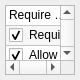
<?xml version="1.0" encoding="UTF-8"?>
<ui version="4.0">
 <class>SettingsWidget</class>
 <widget class="QWidget" name="SettingsWidget">
  <property name="geometry">
   <rect>
    <x>0</x>
    <y>0</y>
    <width>80</width>
    <height>80</height>
   </rect>
  </property>
  <property name="windowTitle">
   <string>Form</string>
  </property>
  <layout class="QGridLayout" name="gridLayout">
   <property name="leftMargin">
    <number>5</number>
   </property>
   <property name="topMargin">
    <number>5</number>
   </property>
   <property name="rightMargin">
    <number>5</number>
   </property>
   <property name="bottomMargin">
    <number>5</number>
   </property>
   <property name="spacing">
    <number>5</number>
   </property>
   <item row="0" column="0">
    <widget class="QTableWidget" name="settingsView">
     <property name="editTriggers">
      <set>QAbstractItemView::NoEditTriggers</set>
     </property>
     <property name="alternatingRowColors">
      <bool>true</bool>
     </property>
     <property name="selectionMode">
      <enum>QAbstractItemView::SingleSelection</enum>
     </property>
     <property name="selectionBehavior">
      <enum>QAbstractItemView::SelectRows</enum>
     </property>
     <property name="verticalScrollMode">
      <enum>QAbstractItemView::ScrollPerPixel</enum>
     </property>
     <property name="horizontalScrollMode">
      <enum>QAbstractItemView::ScrollPerPixel</enum>
     </property>
     <property name="cornerButtonEnabled">
      <bool>false</bool>
     </property>
     <attribute name="horizontalHeaderVisible">
      <bool>false</bool>
     </attribute>
     <attribute name="horizontalHeaderHighlightSections">
      <bool>false</bool>
     </attribute>
     <attribute name="horizontalHeaderStretchLastSection">
      <bool>true</bool>
     </attribute>
     <attribute name="verticalHeaderVisible">
      <bool>false</bool>
     </attribute>
     <attribute name="verticalHeaderDefaultSectionSize">
      <number>20</number>
     </attribute>
     <attribute name="verticalHeaderMinimumSectionSize">
      <number>20</number>
     </attribute>
     <row>
      <property name="text">
       <string>0</string>
      </property>
     </row>
     <row>
      <property name="text">
       <string>1</string>
      </property>
     </row>
     <row>
      <property name="text">
       <string>2</string>
      </property>
     </row>
     <row>
      <property name="text">
       <string>3</string>
      </property>
     </row>
     <row>
      <property name="text">
       <string>4</string>
      </property>
     </row>
     <row>
      <property name="text">
       <string>5</string>
      </property>
     </row>
     <row>
      <property name="text">
       <string>6</string>
      </property>
     </row>
     <row>
      <property name="text">
       <string>7</string>
      </property>
     </row>
     <row>
      <property name="text">
       <string>8</string>
      </property>
     </row>
     <row>
      <property name="text">
       <string>9</string>
      </property>
     </row>
     <row>
      <property name="text">
       <string>10</string>
      </property>
     </row>
     <row>
      <property name="text">
       <string>11</string>
      </property>
     </row>
     <row>
      <property name="text">
       <string>12</string>
      </property>
     </row>
     <row>
      <property name="text">
       <string>13</string>
      </property>
     </row>
     <column>
      <property name="text">
       <string>Options: ( Double-click to enable or disable )</string>
      </property>
     </column>
     <item row="0" column="0">
      <property name="text">
       <string>Require Password</string>
      </property>
      <property name="checkState">
       <enum>Unchecked</enum>
      </property>
     </item>
     <item row="1" column="0">
      <property name="text">
       <string>Require Remote-Admin Auth</string>
      </property>
      <property name="checkState">
       <enum>Checked</enum>
      </property>
     </item>
     <item row="2" column="0">
      <property name="text">
       <string>Allow Duplicate IP's</string>
      </property>
      <property name="checkState">
       <enum>Checked</enum>
      </property>
     </item>
     <item row="3" column="0">
      <property name="text">
       <string>Ban Duplicate IP's</string>
      </property>
      <property name="checkState">
       <enum>Unchecked</enum>
      </property>
     </item>
     <item row="4" column="0">
      <property name="text">
       <string>Auto-Ban on Hack</string>
      </property>
      <property name="checkState">
       <enum>Checked</enum>
      </property>
     </item>
     <item row="5" column="0">
      <property name="text">
       <string>Require Sernums</string>
      </property>
      <property name="checkState">
       <enum>Checked</enum>
      </property>
     </item>
     <item row="6" column="0">
      <property name="text">
       <string>Disconnect Idle Users</string>
      </property>
      <property name="checkState">
       <enum>Unchecked</enum>
      </property>
     </item>
     <item row="7" column="0">
      <property name="text">
       <string>Allow Server Variables</string>
      </property>
      <property name="checkState">
       <enum>Checked</enum>
      </property>
     </item>
     <item row="8" column="0">
      <property name="text">
       <string>Log Comments to File</string>
      </property>
      <property name="checkState">
       <enum>Checked</enum>
      </property>
     </item>
     <item row="9" column="0">
      <property name="text">
       <string>Echo Comment to Admins</string>
      </property>
      <property name="checkState">
       <enum>Unchecked</enum>
      </property>
     </item>
     <item row="10" column="0">
      <property name="text">
       <string>Echo Comment to Users (Sender)</string>
      </property>
      <property name="checkState">
       <enum>Unchecked</enum>
      </property>
     </item>
     <item row="11" column="0">
      <property name="text">
       <string>Inform Admins of Login Events</string>
      </property>
      <property name="checkState">
       <enum>Unchecked</enum>
      </property>
     </item>
     <item row="12" column="0">
      <property name="text">
       <string>Minimize to System Tray</string>
      </property>
      <property name="checkState">
       <enum>Unchecked</enum>
      </property>
     </item>
     <item row="13" column="0">
      <property name="text">
       <string>Save Window Positions</string>
      </property>
      <property name="checkState">
       <enum>Unchecked</enum>
      </property>
     </item>
    </widget>
   </item>
  </layout>
 </widget>
 <resources/>
 <connections/>
</ui>
